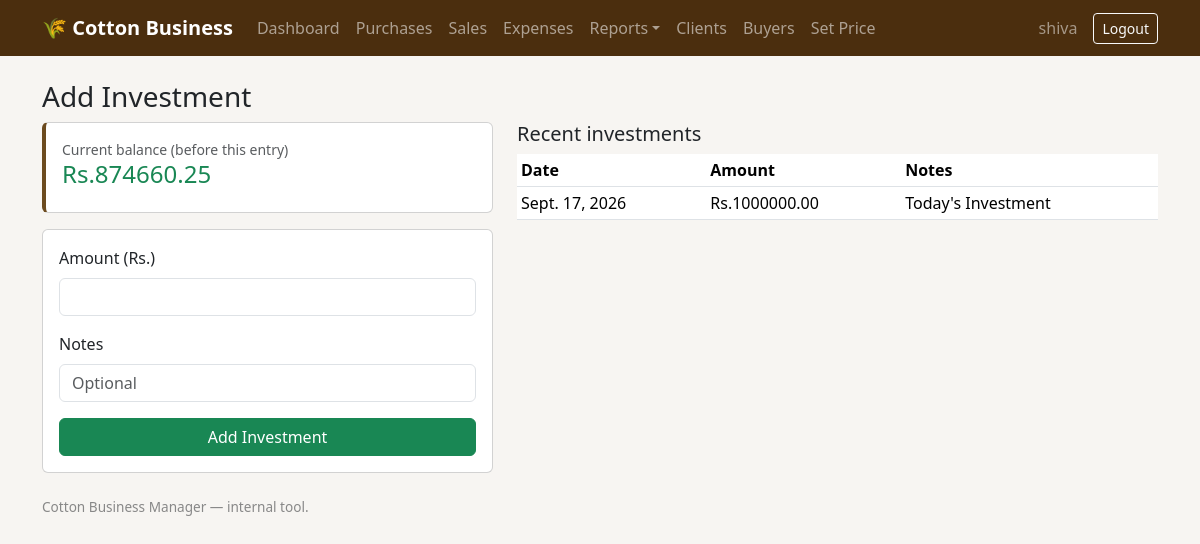
Page /investments/new/ (signed in) on the committed database.
### core/models.py (models this page shows, shortened)
class Investment(models.Model):
    date = models.DateField(default=timezone.now)
    amount = models.DecimalField(max_digits=12, decimal_places=2)
    notes = models.CharField(max_length=255, blank=True)
    created_at = models.DateTimeField(auto_now_add=True)
    class Meta:
        ordering = ['-created_at']

### core/views.py (the view)
# urls.py: path('investments/new/', views.investment_add, name='investment_add'),
@login_required
def investment_add(request):
    if request.method == "POST":
        form = InvestmentForm(request.POST)
        if form.is_valid():
            investment = form.save(commit=False)
            investment.date = timezone.localdate()
            investment.save()
            messages.success(
                request,
                f"Investment of Rs.{investment.amount} added. "
                f"Remaining balance: Rs.{services.investment_balance()}",
            )
            return redirect("core:dashboard")
    else:
        form = InvestmentForm()
    context = {
        "form": form,
        "recent_investments": Investment.objects.all()[:15],
        "balance": services.investment_balance(),
    }
    return render(request, "core/investment_form.html", context)

### core/forms.py
class InvestmentForm(forms.ModelForm):
    class Meta:
        model = Investment
        fields = ['amount', 'notes']
        widgets = {
            'amount': forms.NumberInput(attrs={'step': '0.01', 'class': 'form-control', 'autofocus': True}),
            'notes': forms.TextInput(attrs={'class': 'form-control', 'placeholder': 'Optional'}),
            }

### core/services.py (called while the page is built)
def investment_balance():
    total_invested = Investment.objects.aggregate(total=Sum('amount'))['total'] or Decimal('0.00')
    total_purchases = Purchase.objects.aggregate(total=Sum('net_payable'))['total'] or Decimal('0.00')
    total_expenses = Expense.objects.aggregate(total=Sum('amount'))['total'] or Decimal('0.00')
    return (total_invested - total_purchases - total_expenses).quantize(TWO_PLACES)

### core/templates/core/investment_form.html (shortened to what this page needs)
{% extends "core/base.html" %}
{% block content %}
<h3>Add Investment</h3>
<div class="row">
  <div class="col-md-5">
    <div class="card p-3 mb-3 card-metric">
      <small class="text-muted">Current balance (before this entry)</small>
      <h4 class="{% if balance >= 0 %}text-success{% else %}text-danger{% endif %}">Rs.{{ balance }}</h4>
    </div>
    <form method="post" class="card p-3">
      <div class="mb-3">
        <label class="form-label">Amount (Rs.)</label>
        {{ form.amount }}
      </div>
      <div class="mb-3">
        <label class="form-label">Notes</label>
        {{ form.notes }}
      </div>
      <button class="btn btn-success">Add Investment</button>
    </form>
  </div>
  <div class="col-md-7">
    <h5>Recent investments</h5>
    <table class="table table-sm">
      <thead><tr><th>Date</th><th>Amount</th><th>Notes</th></tr></thead>
      <tbody>
      {% for inv in recent_investments %}
        <tr><td>{{ inv.date }}</td><td>Rs.{{ inv.amount }}</td><td>{{ inv.notes }}</td></tr>
      {% empty %}
        <tr><td colspan="3">No investments recorded yet.</td></tr>
      {% endfor %}
      </tbody>
    </table>
  </div>
</div>
{% endblock %}

### core/templates/core/base.html (shortened to what this page needs)
<!DOCTYPE html>
<html lang="en">
<head>
<link href="https://cdn.jsdelivr.net/npm/bootstrap@5.3.3/dist/css/bootstrap.min.css" rel="stylesheet">
</head>
<body>
{% if user.is_authenticated %}
<nav class="navbar navbar-expand-lg navbar-dark" style="background:#4b2e0e;">
  <div class="container">
    <a class="navbar-brand" href="{% url 'core:dashboard' %}">🌾 Cotton Business</a>
    <div class="collapse navbar-collapse" id="nav">
      <ul class="navbar-nav me-auto">
        <li class="nav-item"><a class="nav-link" href="{% url 'core:dashboard' %}">Dashboard</a></li>
        <li class="nav-item"><a class="nav-link" href="{% url 'core:purchase_list' %}">Purchases</a></li>
        <li class="nav-item"><a class="nav-link" href="{% url 'core:sale_list' %}">Sales</a></li>
        <li class="nav-item"><a class="nav-link" href="{% url 'core:expense_list' %}">Expenses</a></li>
        <li class="nav-item dropdown">
          <a class="nav-link dropdown-toggle" href="#" role="button" data-bs-toggle="dropdown">Reports</a>
        </li>
        <li class="nav-item"><a class="nav-link" href="{% url 'core:client_list' %}">Clients</a></li>
        <li class="nav-item"><a class="nav-link" href="{% url 'core:buyer_list' %}">Buyers</a></li>
        <li class="nav-item"><a class="nav-link" href="{% url 'core:set_today_price' %}">Set Price</a></li>
      </ul>
      <span class="navbar-text me-3 text-white-50">{{ user.username }}</span>
      <form action="{% url 'logout' %}" method="post" class="d-inline"> {% csrf_token %} <button type="submit" class="btn btn-outline-light btn-sm">Logout</button> </form>
    </div>
  </div>
</nav>
{% endif %}
<div class="container py-4">
  {% block content %}{% endblock %}
</div>
<div class="container pb-4">
  <footer>Cotton Business Manager — internal tool.</footer>
</div>
</body>
</html>

### core/templates/core/base.html (style rules this page uses)
body { background:#f7f5f2; }
.navbar-brand { font-weight: 600; }
.card-metric { border-left: 4px solid #6c4b1f; }
footer { color:#888; font-size: .85rem; }

### rows in the picture
Investment: date "Sept. 17, 2026", amount "1000000.00", notes "Today's Investment"

### other values in the picture
{{ user.username }} "shiva"
{{ balance }} "874660.25"
